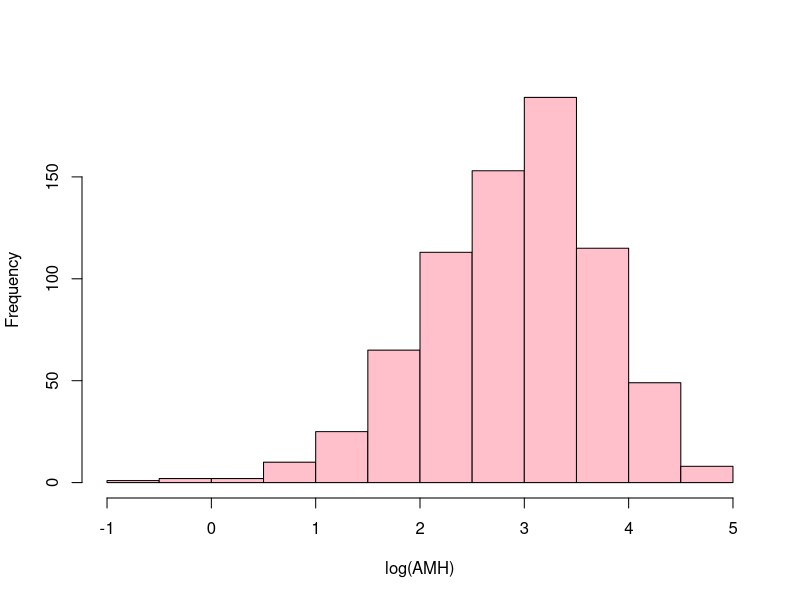
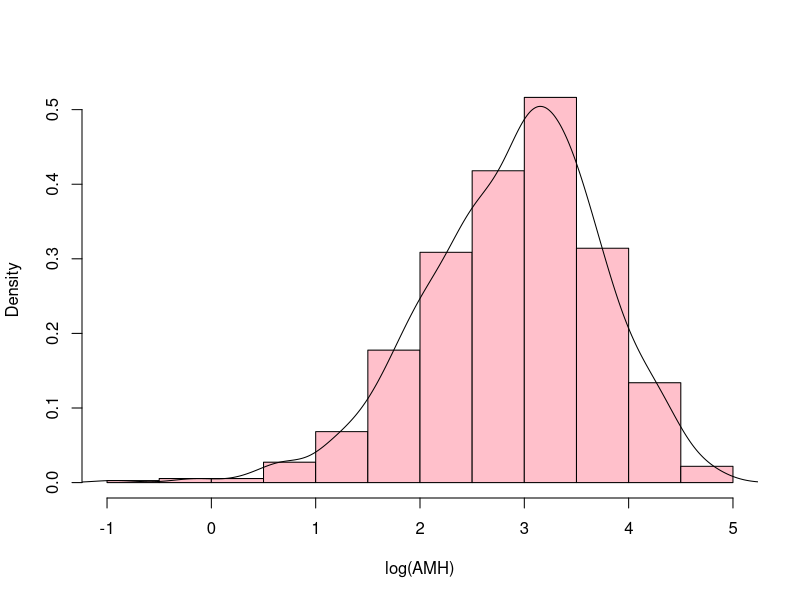
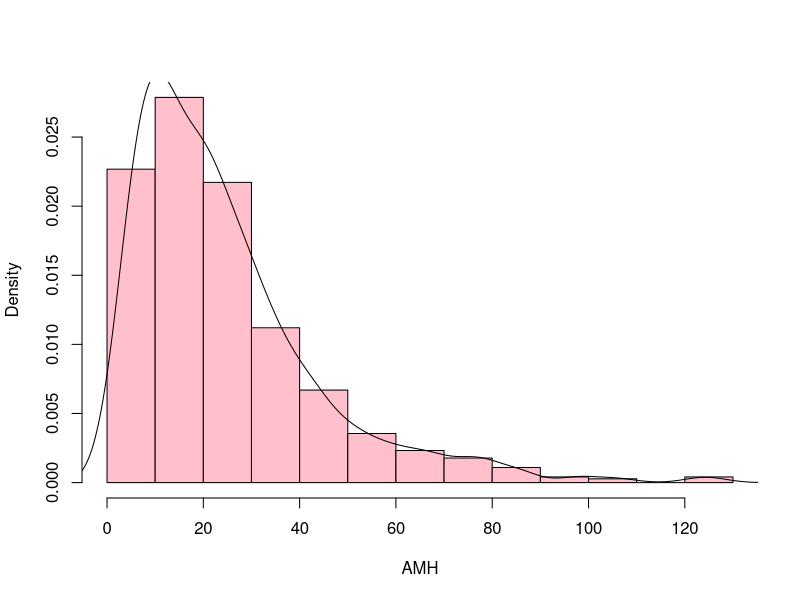
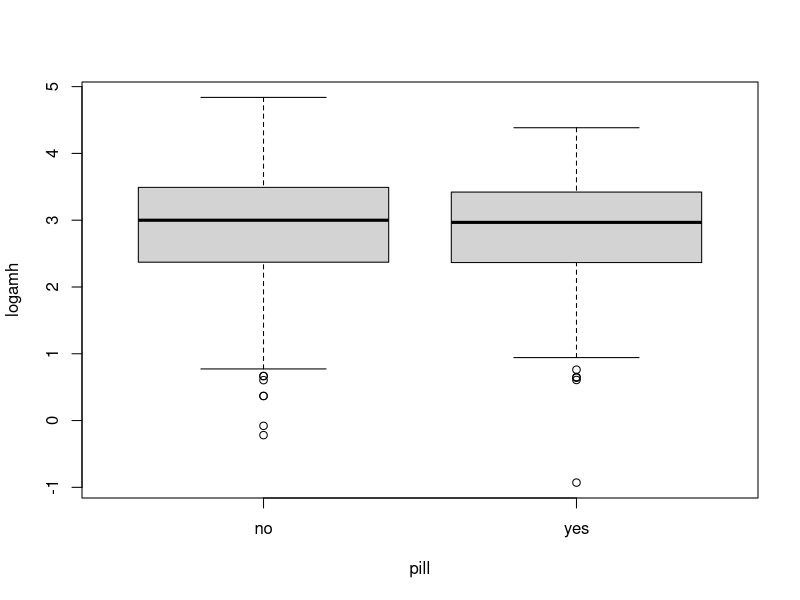
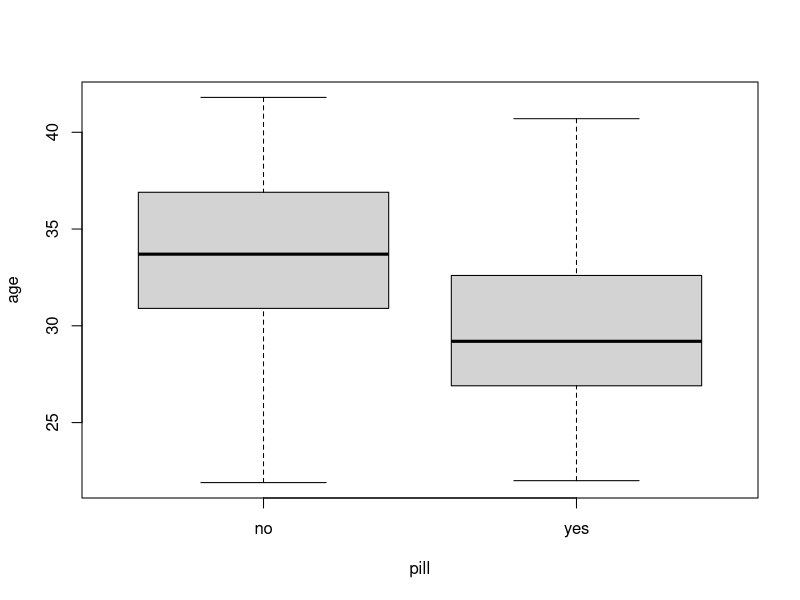
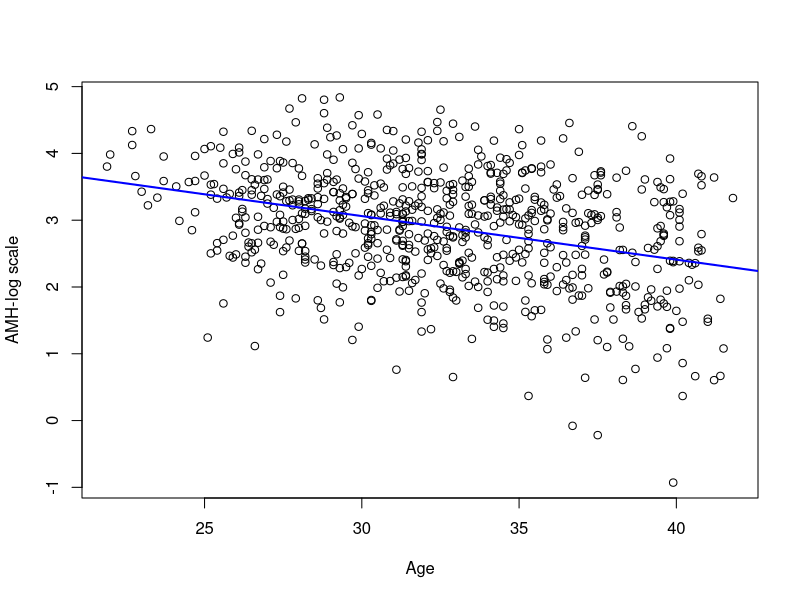
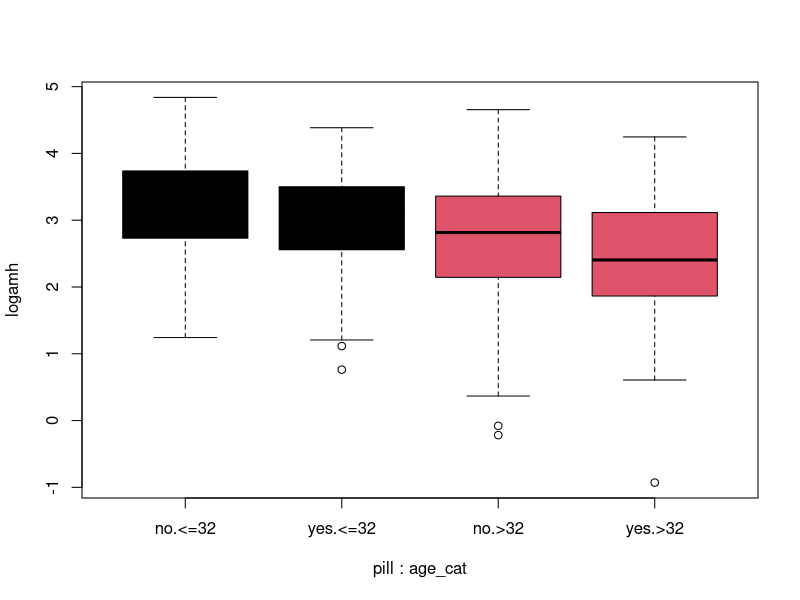
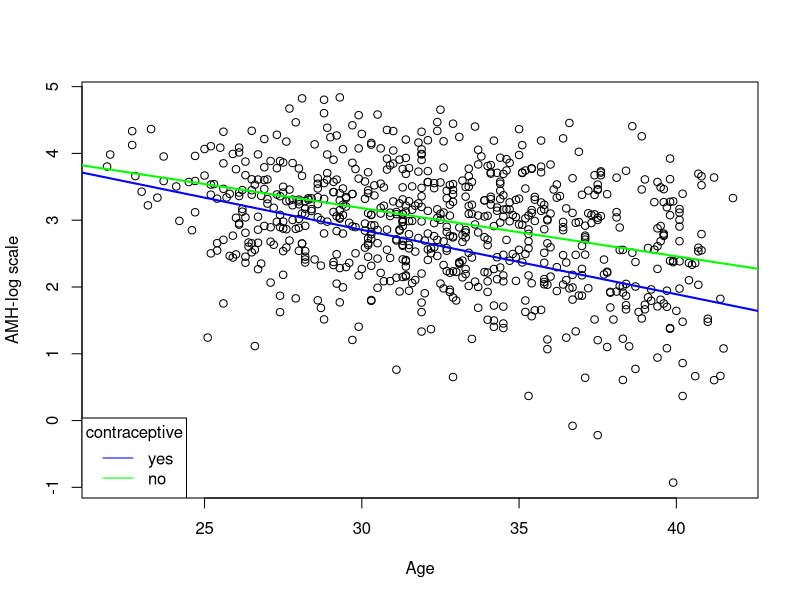

Write R code to recreate these figures, in order.
amh <- read.csv("amh.csv")
summary(amh)

table(amh$bmi)
table(amh$pill)

amh$bmi<-factor(amh$bmi)
amh$pill<-factor(amh$pill)

prop.table(table(amh$pill))
table(amh$bmi, amh$pill)
table(amh$smoking, amh$pill)
#proportion of smokers among users:
48/(180+48)
#proportion of smokers among non-users:
103/(103+401)

amh$logamh<-log(amh$amh)

hist(amh$logamh, col="pink", xlab="log(AMH)", main=" ")
hist(amh$logamh, col="pink", xlab="log(AMH)", main=" ", probability = TRUE)
lines(density(amh$logamh))

hist(amh$amh, col="pink", xlab="AMH", main=" ", probability = TRUE)
lines(density(amh$amh))

aggregate(logamh~pill, amh, FUN=mean)
diff<-2.912 - 2.853
diff

percentagediff <- (exp(diff)-1)*100
percentagediff

boxplot(logamh~pill, amh)

boxplot(age~pill, amh)

plot(amh$age,amh$logamh, xlab="Age", ylab="AMH-log scale")
abline(lm(logamh~age, amh),col="blue", lwd=2)

median(amh$age)


amh$age_cat<-cut(amh$age, breaks=c(-Inf,32,Inf), labels=c("<=32",">32"))

table(amh$age_cat)

aggregate(logamh~ pill + age_cat, amh, FUN=mean)

boxplot(logamh~pill+age_cat, amh, col=amh$pill)

plot(amh$age, amh$logamh, xlab="Age",ylab="AMH-log scale")
abline(lm(logamh~age, data=subset(amh, pill=="yes")), col="blue",lwd=2)
abline(lm(logamh~age, data=subset(amh, pill=="no")), col="green",lwd=2)
legend("bottomleft", c("yes","no"), col = c("blue","green"), title="contraceptive", lty=1)
